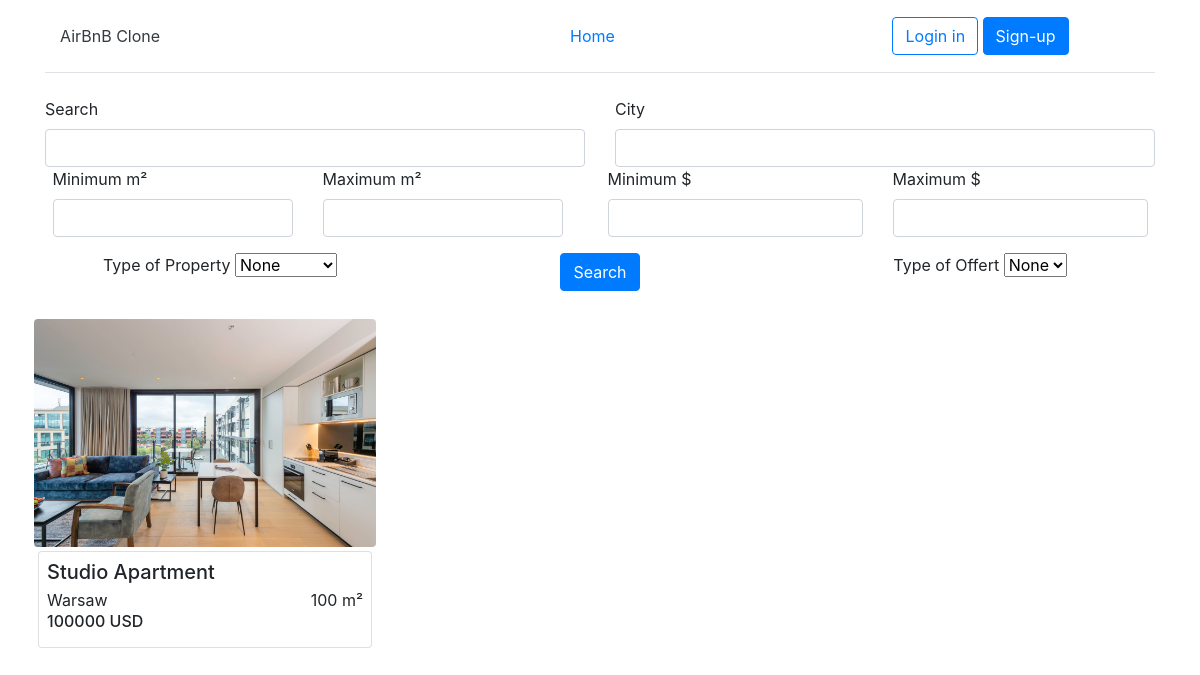
The page / on the database its author committed.
### main/models.py (models this page shows)
class ImageModel(models.Model):
	image = models.ImageField(upload_to='images/',
                              verbose_name='Image',default=None)
	post = models.ForeignKey(Post,default=Post,null=True, on_delete=models.CASCADE,related_name='post')

class Post(models.Model):
	author = models.ForeignKey(Profile,default=Profile,null=True, on_delete=models.CASCADE,related_name='author')
	OffertTypes = [
		('Buy','Buy'),
		('Rent','Rent'),
	]
	OffertType = models.CharField(
		max_length=4,
		choices=OffertTypes,
		default='Rent',
	)
	PropertyTypes = [
		('House','House'),
		('Apartment','Apartment'),
	]
	PropertyType = models.CharField(
		max_length=9,
		choices=PropertyTypes,
		default='House',
	)
	title = models.CharField(max_length=100)
	Description = models.CharField(max_length=5000)
	date = models.DateTimeField("Published: ",auto_now=True)
	price = models.DecimalField(max_digits=15, decimal_places=0,default=0)
	meters = models.DecimalField(max_digits=15, decimal_places=0,default=0)
	city = models.CharField(max_length=50,default=None)

### main/views.py (the view)
# urls.py: path('', views.index, name='main'),
def index(request):
	if request.user.is_authenticated:
		profile = Profile.objects.get_or_create(user=request.user)[0]
	posts = Post.objects.all()
	images = ImageModel.objects.all()
	if request.method == 'GET':
		searched = request.GET.get('searched')
		city = request.GET.get('city')
		minM = request.GET.get('minM')
		maxM = request.GET.get('maxM')
		minMoney = request.GET.get('min$')
		maxMoney = request.GET.get('max$')
		propertyType = request.GET.get('property')
		offertType = request.GET.get('offert')
		if searched:
			posts = posts.filter(title=searched)
		if city:
			posts = posts.filter(city=city)
		if minM:
			posts = posts.filter(meters__gte=minM)
		if maxM:
			posts = posts.filter(meters__lte=maxM)
		if minMoney:
			posts = posts.filter(price__gte=minMoney)
		if maxMoney:
			posts = posts.filter(price__lte=maxMoney)
		if propertyType:
			if propertyType != "None":
				posts = posts.filter(PropertyType=propertyType)
		if offertType:
			if offertType != "None":
				posts = posts.filter(OffertType=offertType)
	context = {"posts": posts,"images":images}
	return render(request, 'main/index.html', context)

### main/templates/main/index.html (shortened to what this page needs)
{% extends "main/base.html" %}
{% block content %}
<div class="container mt-2">
		<form class="row justify-content-around">
		  <div class="col-md-6">
		    <label for="inputEmail4" class="form-label">Search</label>
		    <input type="text" class="form-control city" name="searched" id="inputEmail4">
		  </div>
		  <div class="col-md-6">
		    <label for="inputPassword4" class="form-label">City</label>
		    <input type="text" class="form-control city" name="city" id="inputPassword4">
		  </div>
		  <div class="col-md-6 row">
			  <div class="col">
			    <label for="inputEmail4" class="form-label">Minimum m²</label>
			    <input type="number" class="form-control city " name="minM" id="inputEmail4">
			  </div>
			  <div class="col">
			    <label for="inputPassword4" class="form-label">Maximum m²</label>
			    <input type="number" class="form-control city " name="maxM"  id="inputPassword4">
			  </div>
		  </div>
		  <div class="col-md-6 ">
		  	<div class="row ">
				  <div class="col">
				    <label for="inputEmail4" class="form-label">Minimum $</label>
				    <input type="number" class="form-control city " name="min$"  id="inputEmail4">
				  </div>
				  <div class="col">
				    <label for="inputPassword4" class="form-label">Maximum $</label>
				    <input type="number" class="form-control city " name="max$" id="inputPassword4">
				  </div>
			  </div>
		  </div>
		  <div class="col text-center m-3">
		    <label for="inputState" class="form-label">Type of Property</label>
		    <select id="inputState" class="form-select" name="property">
		    	<option value="None">None</option>
		    </select>
		  </div>
		  <div class="col text-center m-3">
		    <button type="submit" class="btn btn-primary">Search</button>
		  </div>
		  <div class="col text-center m-3">
		    <label for="inputState" class="form-label">Type of Offert</label>
		    <select id="inputState" class="form-select" name="offert">
		    	<option value="None">None</option>
		    </select>
		  </div>
		</form>
</div>
<div class="container mt-2">
	<div class="row justify-content-between">
		{% for post in posts %}
			<a class="text-decoration-none card-text text-reset  m-1 postImage" href="/post/{{post.id}}">
				{% for image in images %}
	    			{% if image.post == post %}
	    				<div class="">
		        			<img src="{{ image.image.url }}" class="img-responsive  postimage img-fluid rounded" />
		        		</div>
		        	{%endif%}
				{%endfor%}
		    	<div class="col- item m-1">
		        	<div class="p-2 card item-card card-block">
		        		<div class="row">
					        <h5 class="item-card-title mb-1 col">{{post.title}}</h5>
				        </div>
				        <div class="row ">
					        <p class="card-text mb-0 col">{{post.city}}</p>
					        <p class="card-text mb-0 col text-right">{{post.meters}} m²</p>
				        </div>
				        <h6 class="item-card-title ">{{post.price}} USD</h6>
		    		</div>
		    	</div>
	    	</a>
      	{%endfor%}
	</div>
</div>
{% endblock %}

### main/static/main/style.css (style rules this page uses)
a { text-decoration: none !important; color: gray; }
.postImage { width: 30%!important; }

### rows shown on the page
Post: title "Studio Apartment", city "Warsaw", meters "100", price "100000"
ImageModel: image (picture)
